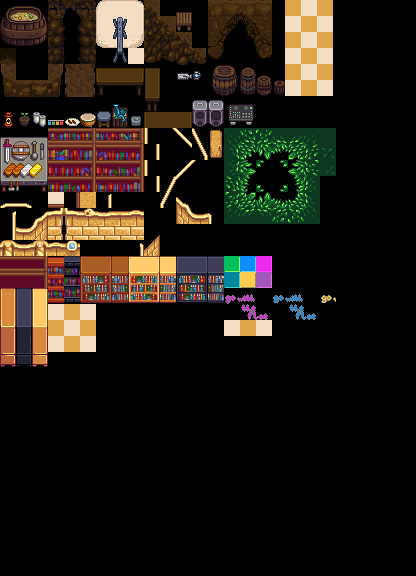

This game map was drawn from its Tiled (.tmx) file and the tilesets committed beside it. A one-line description and the trimmed map source follow:
An orthogonal 26x36 tile map with 16x16 px tiles, 4 tile layers (Back, Buildings, Front, Paths), 8 tilesets.

<map version="1.9" tiledversion="1.9.2" orientation="orthogonal" renderorder="right-down" compressionlevel="0" width="26" height="36" tilewidth="16" tileheight="16" infinite="0" nextlayerid="9" nextobjectid="3">
 <properties>
  <property name="AmbientLight" value="110 110 110" />
  <property name="AmbientNightLight" value="130 130 100" />
  <property name="ProduceArea" value="6 4 8 7" />
  <property name="Warp" value="11 15 Farm 14 11" />
 </properties>
 <tileset firstgid="1" name="Festivals" tilewidth="16" tileheight="16" tilecount="1024" columns="32">
  <image source="Content/Festivals.png" width="512" height="512" />
 </tileset>
 <tileset firstgid="1025" name="volcano_dungeon" tilewidth="16" tileheight="16" tilecount="576" columns="16">
  <image source="Content/Maps/Mines/volcano_dungeon.png" width="256" height="576" />
 </tileset>
 <tileset firstgid="1601" name="spring_outdoorsTileSheet" tilewidth="16" tileheight="16" tilecount="1975" columns="25">
  <image source="Content/spring_outdoorsTileSheet.png" width="400" height="1264" />
 </tileset>
 <tileset firstgid="3576" name="townInterior" tilewidth="16" tileheight="16" tilecount="2176" columns="32">
  <image source="Content/townInterior.png" width="512" height="1088" />
 </tileset>
 <tileset firstgid="5752" name="furniture" tilewidth="16" tileheight="16" tilecount="2976" columns="32">
  <image source="Content/TileSheets/furniture.png" width="512" height="1488" />
 </tileset>
 <tileset firstgid="8728" name="Shane" tilewidth="16" tileheight="16" tilecount="104" columns="4">
  <image source="Content/Shane.png" width="64" height="416" />
 </tileset>
 <tileset firstgid="8832" name="Sheet" tilewidth="16" tileheight="16" tilecount="936" columns="26">
  <image source="Sheet.png" width="416" height="576" />
 </tileset>
 <tileset firstgid="9768" name="untitled tile sheet" tilewidth="16" tileheight="16" tilecount="288" columns="16">
  <image source="Content/Maps/Mines/mine.png" width="256" height="288" />
 </tileset>
 <layer id="1" name="Back" width="26" height="36">
  <data>[936 cells, 0 non-empty, 0 distinct tile ids]</data>
 </layer>
 <layer id="2" name="Buildings" width="26" height="36">
  <data>[936 cells, 483 non-empty, 483 distinct tile ids]</data>
 </layer>
 <layer id="3" name="Front" width="26" height="36">
  <data>[936 cells, 0 non-empty, 0 distinct tile ids]</data>
 </layer>
 <layer id="4" name="Paths" width="26" height="36">
  <data>[936 cells, 0 non-empty, 0 distinct tile ids]</data>
 </layer>
 <objectgroup id="5" name="Back" />
 <objectgroup id="6" name="Buildings" />
 <objectgroup id="7" name="Front" />
 <objectgroup id="8" name="Paths" />
</map>
